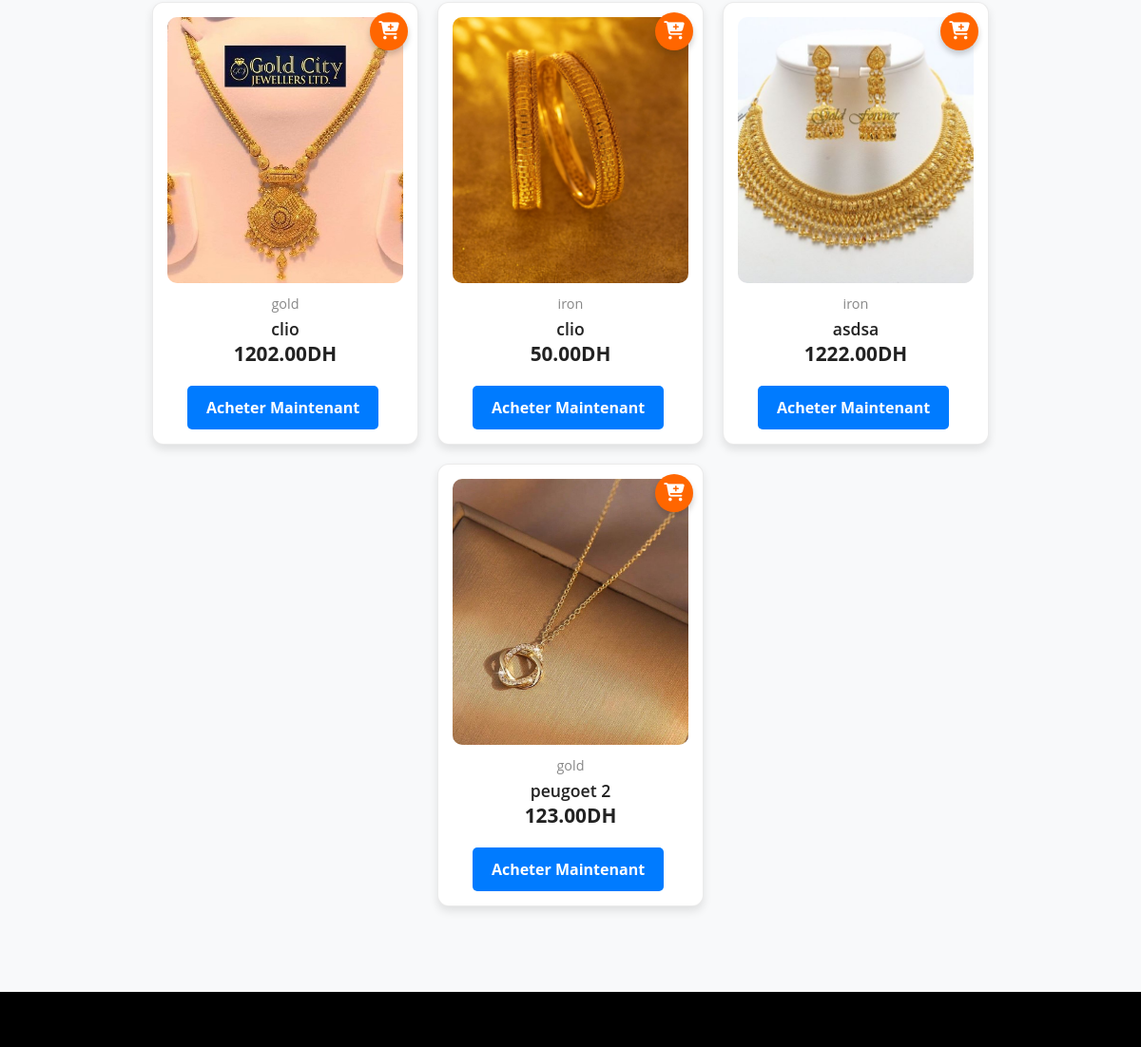
The app's page /shop/ (middle part), older data.
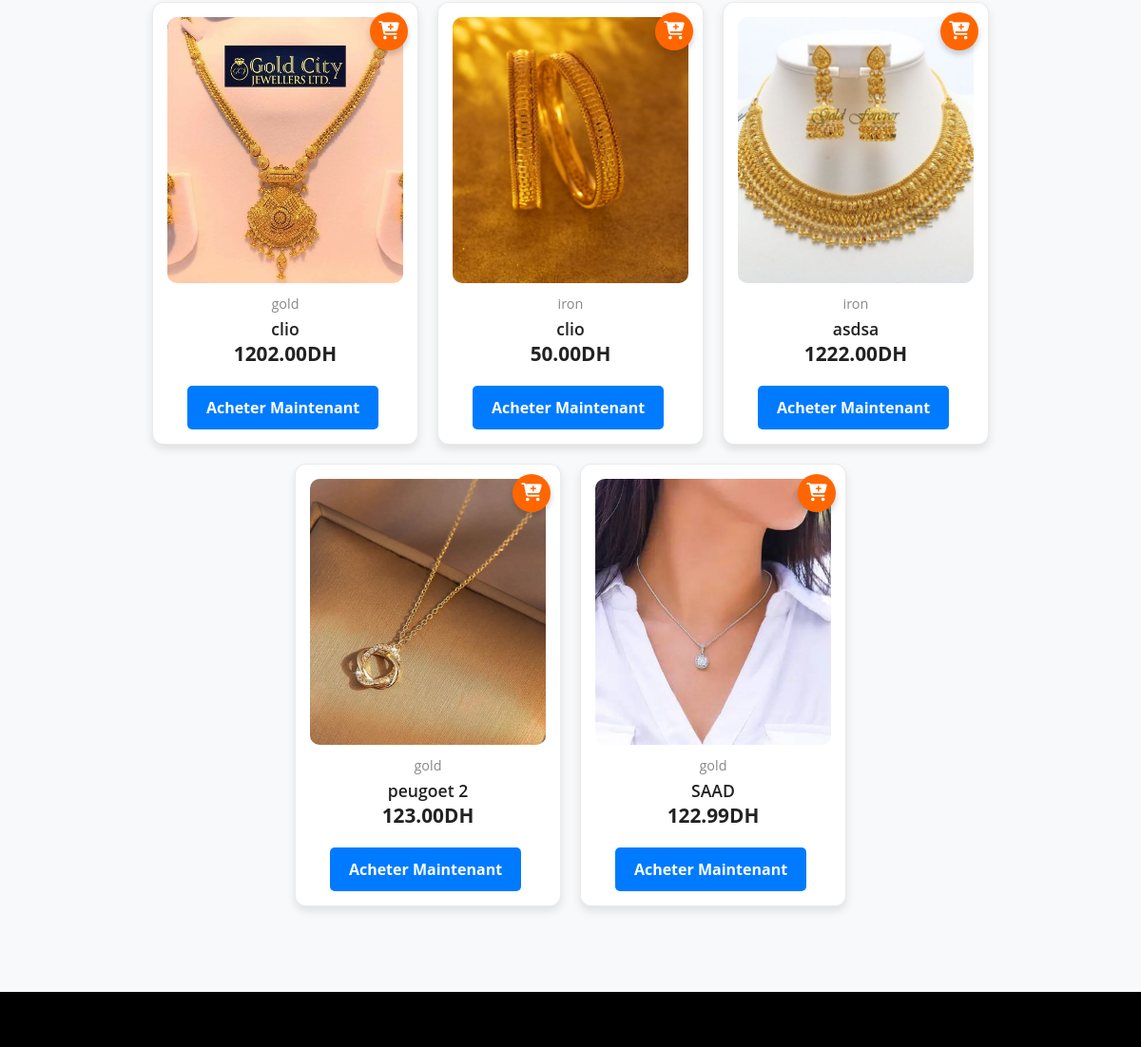
The same page, newer data.
### products/models.py (models this page shows, shortened)
class Product(models.Model):
    name = models.CharField(max_length=100)
    description = models.TextField()
    price = models.DecimalField(max_digits=10, decimal_places=2)
    stock = models.PositiveIntegerField(default=0)
    created_at = models.DateTimeField(auto_now_add=True)
    category = models.ForeignKey(Category, related_name='products', on_delete=models.CASCADE)
    addons = models.ManyToManyField('self', symmetrical=False, related_name='addon_for', blank=True)
    video = models.FileField(upload_to='product_videos/', blank=True, null=True, validators=[validate_video_size])  # Added video field

class ProductImage(models.Model):
    product = models.ForeignKey(Product, related_name='images', on_delete=models.CASCADE)
    image = models.ImageField(upload_to='product_images/')
    is_main = models.BooleanField(default=False)  # Mark this image as the main image (optional)

class Category(models.Model):
    name = models.CharField(max_length=255)
    description = models.TextField(blank=True, null=True)
    image = models.ImageField(upload_to='categories/', blank=True, null=True)

### products/views.py (the view)
# urls.py: path('shop/', product_list, name='product_list'),
def product_list(request):
    categories = Category.objects.all()
    category_filter = request.GET.get('category')
    if category_filter:
        products = Product.objects.filter(category__id=category_filter)
    else:
        products = Product.objects.all()
    return render(request, 'products/product_list.html', {
        'products': products,
        'categories': categories
    })

### products/context_processors.py (called while the page is built)
def category_links(request):
    return {'categories': Category.objects.all()}

### templates/products/product_list.html (shortened to what this page needs)
{% extends 'base.html' %}
{% load static %}
{% block content %}
<div id="pr">
    <div class="product-grid">
        {% for product in products %}
            <div class="product-box">
                <button class="add-to-cart-icon add-to-cart" data-product-id="{{ product.id }}">
                    <i class="fas fa-cart-plus"></i>
                </button>
                <div class="p-img-container">
                    <div class="p-img">
                        <a href="{% url 'product_detail' product.pk %}">
                        <img
                            src="{{ product.images.first.image.url }}"
                            class="p-img-front"
                            alt="front"
                        />
                        </a>
                    </div>
                </div>
                <div class="p-box-text">
                    <div class="product-category">
                        <span>{{ product.category.name }}</span>
                    </div>
                    <a href="{% url 'product_detail' product.pk %}" class="product-title"> {{ product.name }} </a>
                    <div class="price-buy">
                        <span class="p-price">{{ product.price }}DH</span>
                        <a href="{% url 'product_detail' product.pk %}" class="btn btn-primary buy-now">Acheter Maintenant</a>
                    </div>
                </div>
            </div>
        {% empty %}
            <p class="no-products">Aucun produit trouvé.</p>
        {% endfor %}
    </div>
</div>
{% endblock %}

Row changes from the older to the newer data that the page shows:
added Product: images.first.image (picture), category.name "gold", name "SAAD", price "122.99"
